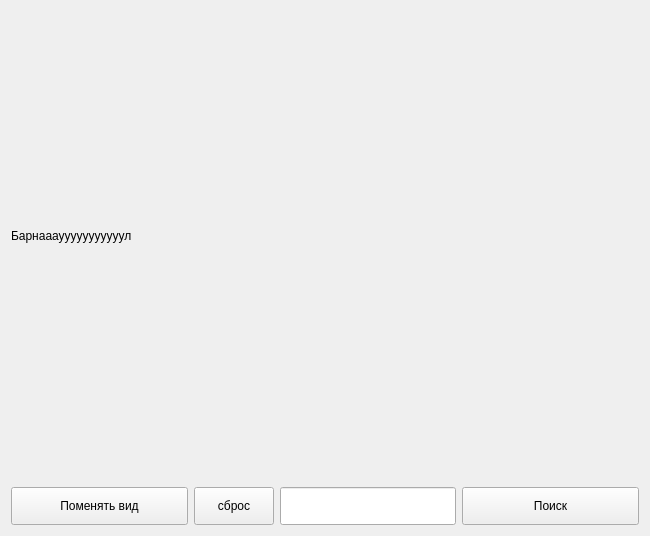
<?xml version="1.0" encoding="UTF-8"?>
<ui version="4.0">
 <class>Form</class>
 <widget class="QWidget" name="Form">
  <property name="geometry">
   <rect>
    <x>0</x>
    <y>0</y>
    <width>650</width>
    <height>536</height>
   </rect>
  </property>
  <property name="windowTitle">
   <string>Form</string>
  </property>
  <layout class="QVBoxLayout" name="verticalLayout">
   <item>
    <widget class="QLabel" name="MapImage">
     <property name="sizePolicy">
      <sizepolicy hsizetype="Fixed" vsizetype="Fixed">
       <horstretch>0</horstretch>
       <verstretch>0</verstretch>
      </sizepolicy>
     </property>
     <property name="minimumSize">
      <size>
       <width>620</width>
       <height>450</height>
      </size>
     </property>
     <property name="text">
      <string>Барнаааууууууууууул</string>
     </property>
    </widget>
   </item>
   <item>
    <widget class="QLabel" name="adress">
     <property name="text">
      <string/>
     </property>
    </widget>
   </item>
   <item>
    <layout class="QHBoxLayout" name="horizontalLayout">
     <item>
      <widget class="QPushButton" name="ButtonChange">
       <property name="sizePolicy">
        <sizepolicy hsizetype="Expanding" vsizetype="Expanding">
         <horstretch>0</horstretch>
         <verstretch>0</verstretch>
        </sizepolicy>
       </property>
       <property name="text">
        <string>Поменять вид</string>
       </property>
      </widget>
     </item>
     <item>
      <widget class="QPushButton" name="dischangeButton">
       <property name="sizePolicy">
        <sizepolicy hsizetype="Preferred" vsizetype="Preferred">
         <horstretch>0</horstretch>
         <verstretch>0</verstretch>
        </sizepolicy>
       </property>
       <property name="text">
        <string>сброс</string>
       </property>
      </widget>
     </item>
     <item>
      <widget class="QLineEdit" name="InputSearch">
       <property name="sizePolicy">
        <sizepolicy hsizetype="Expanding" vsizetype="Expanding">
         <horstretch>0</horstretch>
         <verstretch>0</verstretch>
        </sizepolicy>
       </property>
      </widget>
     </item>
     <item>
      <widget class="QPushButton" name="ButtonSearch">
       <property name="sizePolicy">
        <sizepolicy hsizetype="Expanding" vsizetype="Expanding">
         <horstretch>0</horstretch>
         <verstretch>0</verstretch>
        </sizepolicy>
       </property>
       <property name="text">
        <string>Поиск</string>
       </property>
      </widget>
     </item>
    </layout>
   </item>
  </layout>
 </widget>
 <resources/>
 <connections/>
</ui>
